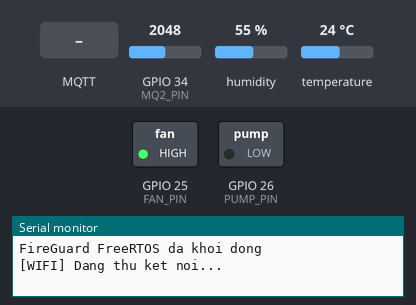
Simulated run of this sketch. Board: ESP32. Shown: switched loads named in the sketch (green lamp = pin HIGH), the last lines printed to the serial monitor. The inputs (shaded band) are chosen by the test bench; at power-on: GPIO 34 (MQ2_PIN) = 2048, humidity 55 %, temperature 24 °C (analog values on the 0–4095 scale). WiFi joins after 1.5 s; servers stay silent unless stated; no MQTT or app messages arrive unless stated.

Above: at 1.2 s.
1.3 s: GPIO 34 (MQ2_PIN) set to 1741
3.5 s: GPIO 34 (MQ2_PIN) set to 1648
At 4.8 s:
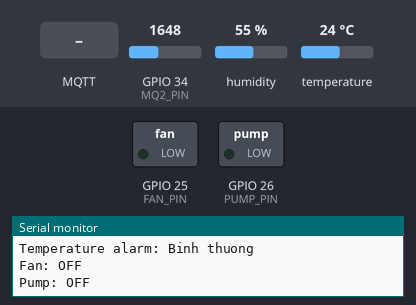
5.1 s: MQTT message "AUTO" arrives on the first subscribed topic
6.6 s: MQTT message "MANUAL" arrives on the first subscribed topic
9.5 s: MQTT message "ON" arrives on the third subscribed topic
At 10.8 s:
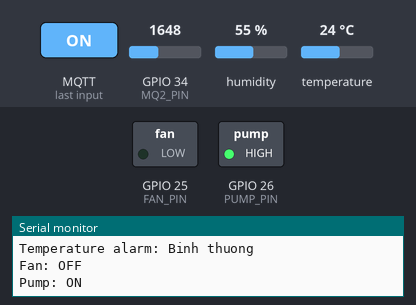
11.1 s: MQTT message "ON" arrives on the second subscribed topic
At 11.6 s:
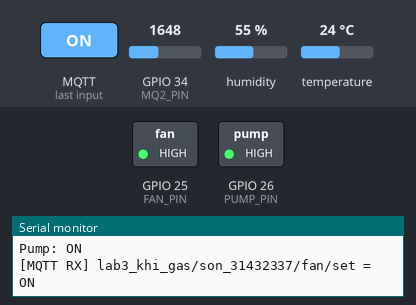
Timing chart, 0 to 13.7 s (numbered marks = the images above; inputs shaded):
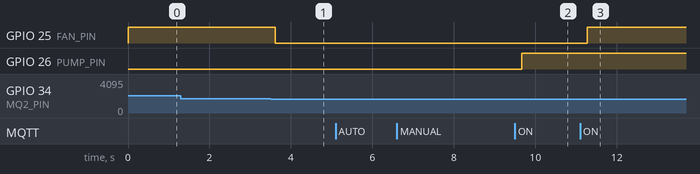

Measured:
- the behaviour switches between 1701 and 1700 on GPIO 34 (MQ2_PIN) (found by bisection; images 0 and 1)
- after the input at 3.5 s, GPIO 25 (FAN_PIN): HIGH → LOW after 0.12 s
- after the input at 9.5 s, GPIO 26 (PUMP_PIN): LOW → HIGH after 0.16 s
- after the input at 11.1 s, GPIO 25 (FAN_PIN): LOW → HIGH after 0.18 s

The sketch:

Khi_gas.ino
```cpp
#include <WiFi.h>
#include <PubSubClient.h>
#include <DHT.h>

// =====================================================
// 1. CAU HINH PHAN CUNG
// =====================================================
#define MQ2_PIN    34
#define DHT_PIN    4
#define DHT_TYPE   DHT22

#define FAN_PIN    25
#define PUMP_PIN   26

DHT dht(DHT_PIN, DHT_TYPE);

// =====================================================
// 2. WIFI
// =====================================================
const char* WIFI_SSID = "Wokwi-GUEST";
const char* WIFI_PASS = "";

// =====================================================
// 3. MQTT HIVEMQ
// =====================================================
const char* MQTT_HOST = "broker.hivemq.com";
const uint16_t MQTT_PORT = 1883;


const char* TOPIC_SENSOR = "lab3_khi_gas/son_31432337/sensor";
const char* TOPIC_STATUS = "lab3_khi_gas/son_31432337/status";
const char* TOPIC_MODE   = "lab3_khi_gas/son_31432337/mode/set";
const char* TOPIC_FAN    = "lab3_khi_gas/son_31432337/fan/set";
const char* TOPIC_PUMP   = "lab3_khi_gas/son_31432337/pump/set";

WiFiClient wifiClient;
PubSubClient mqtt(wifiClient);

// =====================================================
// 4. NGUONG CANH BAO
// =====================================================
// Cac nguong gas nay la gia tri ADC 12-bit, khong phai ppm.
const int GAS_ON  = 2000;
const int GAS_OFF = 1700;

const float TEMP_ON  = 50.0;
const float TEMP_OFF = 45.0;

// =====================================================
// 5. DU LIEU DUNG CHUNG GIUA CAC TASK
// =====================================================
struct SensorData {
  int gasADC = 0;
  float temperature = NAN;
  float humidity = NAN;
  bool sensorReady = false;
};

struct SystemData {
  int gasADC = 0;
  float temperature = NAN;
  float humidity = NAN;

  bool gasAlarm = false;
  bool tempAlarm = false;

  bool fan = false;
  bool pump = false;

  bool autoMode = true;
  bool manualFan = false;
  bool manualPump = false;

  bool sensorReady = false;
};

SystemData data;

SemaphoreHandle_t dataMutex;
QueueHandle_t dataQueue;
QueueHandle_t alertQueue;

// =====================================================
// 6. CAC BIEN THOI GIAN GUI MQTT
// =====================================================
unsigned long lastSensorPublish = 0;
unsigned long lastStatusPublish = 0;

// =====================================================
// 7. HAM DOC/CAP NHAT DU LIEU CHUNG
// =====================================================
SystemData getDataSnapshot() {
  SystemData copy;

  if (xSemaphoreTake(dataMutex, pdMS_TO_TICKS(50)) == pdTRUE) {
    copy = data;
    xSemaphoreGive(dataMutex);
  }

  return copy;
}

// =====================================================
// 8. TASK DOC CAM BIEN
// =====================================================
void sensorTask(void* parameter) {
  unsigned long lastDHTRead = 0;

  for (;;) {
    SensorData sample;
    sample.gasADC = analogRead(MQ2_PIN);
    bool printSample = false;

    // DHT22 chi doc moi 2 giay; giu lai mau hop le gan nhat neu doc loi
    if (millis() - lastDHTRead >= 2000) {
      lastDHTRead = millis();
      printSample = true;

      float t = dht.readTemperature();
      float h = dht.readHumidity();

      if (!isnan(t) && !isnan(h)) {
        if (xSemaphoreTake(dataMutex, pdMS_TO_TICKS(50)) == pdTRUE) {
          data.temperature = t;
          data.humidity = h;
          data.sensorReady = true;
          xSemaphoreGive(dataMutex);
        }
      } else {
        Serial.println("[SENSOR] Loi doc DHT22");
      }
    }

    if (xSemaphoreTake(dataMutex, pdMS_TO_TICKS(50)) == pdTRUE) {
      data.gasADC = sample.gasADC;
      sample.temperature = data.temperature;
      sample.humidity = data.humidity;
      sample.sensorReady = data.sensorReady;
      xSemaphoreGive(dataMutex);
    }

    // Hai queue luon nhan cung mot mau; do dai 1 giu lai mau moi nhat.
    xQueueOverwrite(dataQueue, &sample);
    xQueueOverwrite(alertQueue, &sample);

    if (printSample) {
      SystemData state = getDataSnapshot();
      Serial.println("\n========== FIRE GUARD ==========");
      Serial.print("Gas ADC: ");
      Serial.println(sample.gasADC);
      Serial.print("Nhiet do: ");
      if (sample.sensorReady) {
        Serial.print(sample.temperature);
        Serial.println(" C");
      } else {
        Serial.println("Loi doc DHT22");
      }
      Serial.print("Mode: ");
      Serial.println(state.autoMode ? "AUTO" : "MANUAL");
      Serial.print("Gas alarm: ");
      Serial.println(state.gasAlarm ? "CANH BAO" : "Binh thuong");
      Serial.print("Temperature alarm: ");
      Serial.println(state.tempAlarm ? "CANH BAO" : "Binh thuong");
      Serial.print("Fan: ");
      Serial.println(state.fan ? "ON" : "OFF");
      Serial.print("Pump: ");
      Serial.println(state.pump ? "ON" : "OFF");
    }

    vTaskDelay(pdMS_TO_TICKS(200));
  }
}

// =====================================================
// 9. TASK XU LY CANH BAO VA DIEU KHIEN GPIO
// =====================================================
void alarmTask(void* parameter) {
  bool gasAlarm = false;
  bool tempAlarm = false;

  for (;;) {
    SensorData sample;
    if (xQueueReceive(alertQueue, &sample, portMAX_DELAY) != pdTRUE) {
      continue;
    }

    SystemData s = getDataSnapshot();

    // MQ-2: co hysteresis de tranh bat/tat lien tuc
    if (!gasAlarm && sample.gasADC >= GAS_ON) {
      gasAlarm = true;
    } else if (gasAlarm && sample.gasADC <= GAS_OFF) {
      gasAlarm = false;
    }

    // Nhiet do: chi danh gia khi co mau DHT hop le
    if (sample.sensorReady && !tempAlarm &&
        sample.temperature >= TEMP_ON) {
      tempAlarm = true;
    } else if (sample.sensorReady && tempAlarm &&
               sample.temperature <= TEMP_OFF) {
      tempAlarm = false;
    }

    // Canh bao tai cho duoc uu tien cao hon lenh MANUAL
    bool fanState =
        gasAlarm || (!s.autoMode && s.manualFan);

    bool pumpState =
        tempAlarm || (!s.autoMode && s.manualPump);

    // Dieu khien ngo ra
    digitalWrite(FAN_PIN, fanState ? HIGH : LOW);
    digitalWrite(PUMP_PIN, pumpState ? HIGH : LOW);

    // Cap nhat trang thai dung chung
    if (xSemaphoreTake(dataMutex, pdMS_TO_TICKS(50))
        == pdTRUE) {
      data.gasAlarm = gasAlarm;
      data.tempAlarm = tempAlarm;
      data.fan = fanState;
      data.pump = pumpState;
      xSemaphoreGive(dataMutex);
    }

    vTaskDelay(pdMS_TO_TICKS(100));
  }
}

// =====================================================
// 10. MQTT CALLBACK: NHAN LENH TU WEB
// =====================================================
void mqttCallback(char* topic, byte* payload,
                  unsigned int length) {
  char message[32];

  unsigned int n = length;
  if (n >= sizeof(message)) n = sizeof(message) - 1;

  memcpy(message, payload, n);
  message[n] = '\0';

  // Loai bo ky tu xuong dong neu co
  String cmd = String(message);
  cmd.trim();
  cmd.toUpperCase();

  if (xSemaphoreTake(dataMutex, pdMS_TO_TICKS(50))
      != pdTRUE) {
    return;
  }

  if (strcmp(topic, TOPIC_MODE) == 0) {
    if (cmd == "AUTO") {
      data.autoMode = true;
    } else if (cmd == "MANUAL") {
      data.autoMode = false;
    }
  }

  else if (strcmp(topic, TOPIC_FAN) == 0) {
    if (cmd == "ON") {
      data.manualFan = true;
    } else if (cmd == "OFF") {
      data.manualFan = false;
    }
  }

  else if (strcmp(topic, TOPIC_PUMP) == 0) {
    if (cmd == "ON") {
      data.manualPump = true;
    } else if (cmd == "OFF") {
      data.manualPump = false;
    }
  }

  xSemaphoreGive(dataMutex);

  Serial.printf("[MQTT RX] %s = %s\n", topic, message);
}

// =====================================================
// 11. KET NOI LAI WIFI KHONG CHO VO HAN
// =====================================================
unsigned long lastWiFiAttempt = 0;
bool wifiAttempted = false;

void maintainWiFi() {
  if (WiFi.status() == WL_CONNECTED) {
    return;
  }

  if (!wifiAttempted || millis() - lastWiFiAttempt >= 10000) {
    lastWiFiAttempt = millis();
    wifiAttempted = true;

    Serial.println("[WIFI] Dang thu ket noi...");
    WiFi.begin(WIFI_SSID, WIFI_PASS);
  }
}

// =====================================================
// 12. KET NOI LAI MQTT
// =====================================================
unsigned long lastMQTTAttempt = 0;

void maintainMQTT() {
  if (WiFi.status() != WL_CONNECTED) {
    return;
  }

  if (mqtt.connected()) {
    mqtt.loop();
    return;
  }

  if (millis() - lastMQTTAttempt < 5000) {
    return;
  }

  lastMQTTAttempt = millis();

  Serial.println("[MQTT] Dang thu ket noi...");

  // Client ID phai khac nhau neu co nhieu ESP32
  String clientId = "FireGuard_ESP32_";
  clientId += String((uint32_t)ESP.getEfuseMac(), HEX);

  if (mqtt.connect(clientId.c_str())) {
    Serial.println("[MQTT] Da ket noi");

    mqtt.subscribe(TOPIC_MODE);
    mqtt.subscribe(TOPIC_FAN);
    mqtt.subscribe(TOPIC_PUMP);
  } else {
    Serial.printf("[MQTT] Loi ket noi, state=%d\n",
                  mqtt.state());
  }
}

// =====================================================
// 13. GUI DU LIEU CAM BIEN
// =====================================================
void publishSensor(const SensorData& s) {
  char payload[128];

  if (s.sensorReady) {
    snprintf(payload, sizeof(payload),
      "{\"gas_adc\":%d,\"temperature\":%.2f,"
      "\"humidity\":%.2f}",
      s.gasADC, s.temperature, s.humidity);
  } else {
    snprintf(payload, sizeof(payload),
      "{\"gas_adc\":%d,\"temperature\":null,"
      "\"humidity\":null}",
      s.gasADC);
  }

  if (!mqtt.publish(TOPIC_SENSOR, payload)) {
    Serial.println("[MQTT] Gui du lieu cam bien that bai");
  }
}

// =====================================================
// 14. GUI TRANG THAI HE THONG
// =====================================================
void publishStatus(const SystemData& s) {
  char payload[160];

  snprintf(payload, sizeof(payload),
    "{\"fan\":%s,\"pump\":%s,\"mode\":\"%s\","
    "\"gas_alarm\":%s,\"temp_alarm\":%s}",
    s.fan ? "true" : "false",
    s.pump ? "true" : "false",
    s.autoMode ? "AUTO" : "MANUAL",
    s.gasAlarm ? "true" : "false",
    s.tempAlarm ? "true" : "false");

  mqtt.publish(TOPIC_STATUS, payload);
}

// =====================================================
// 15. TASK MANG: WIFI + MQTT + GUI DU LIEU
// =====================================================
void networkTask(void* parameter) {
  SensorData latestSample;
  bool hasSensorSample = false;

  for (;;) {
    maintainWiFi();

    if (WiFi.status() == WL_CONNECTED) {
      maintainMQTT();

      if (mqtt.connected()) {
        SensorData queuedSample;
        while (xQueueReceive(dataQueue, &queuedSample, 0) == pdTRUE) {
          latestSample = queuedSample;
          hasSensorSample = true;
        }

        unsigned long now = millis();
        SystemData s = getDataSnapshot();

        if (hasSensorSample && now - lastSensorPublish >= 2000) {
          lastSensorPublish = now;
          publishSensor(latestSample);
        }

        if (now - lastStatusPublish >= 1000) {
          lastStatusPublish = now;
          publishStatus(s);
        }
      }
    }

    // Khong de task mang chiem CPU lien tuc
    vTaskDelay(pdMS_TO_TICKS(20));
  }
}

// =====================================================
// 16. SETUP
// =====================================================
void setup() {
  Serial.begin(115200);

  pinMode(MQ2_PIN, INPUT);
  pinMode(FAN_PIN, OUTPUT);
  pinMode(PUMP_PIN, OUTPUT);

  digitalWrite(FAN_PIN, LOW);
  digitalWrite(PUMP_PIN, LOW);

  analogReadResolution(12);

  dht.begin();

  dataMutex = xSemaphoreCreateMutex();

  if (dataMutex == nullptr) {
    Serial.println("Khong tao duoc Mutex!");
    while (true) {
      digitalWrite(FAN_PIN, LOW);
      digitalWrite(PUMP_PIN, LOW);
      delay(1000);
    }
  }

  dataQueue = xQueueCreate(1, sizeof(SensorData));
  alertQueue = xQueueCreate(1, sizeof(SensorData));

  if (dataQueue == nullptr || alertQueue == nullptr) {
    Serial.println("Khong tao duoc queue!");
    while (true) {
      digitalWrite(FAN_PIN, LOW);
      digitalWrite(PUMP_PIN, LOW);
      delay(1000);
    }
  }

  mqtt.setServer(MQTT_HOST, MQTT_PORT);
  mqtt.setCallback(mqttCallback);

  // Gioi han thoi gian cho doc phan hoi MQTT
  mqtt.setSocketTimeout(1);
  mqtt.setKeepAlive(15);

  WiFi.mode(WIFI_STA);
  WiFi.setAutoReconnect(true);

  // Tao task. Stack tinh theo byte tren ESP32 Arduino.
  bool tasksCreated =
    xTaskCreatePinnedToCore(
    sensorTask, "SensorTask",
    4096, nullptr, 2, nullptr, 1
  ) == pdPASS;

  tasksCreated = tasksCreated && xTaskCreatePinnedToCore(
    alarmTask, "AlarmTask",
    4096, nullptr, 3, nullptr, 1
  ) == pdPASS;

  tasksCreated = tasksCreated && xTaskCreatePinnedToCore(
    networkTask, "NetworkTask",
    6144, nullptr, 1, nullptr, 0
  ) == pdPASS;

  if (!tasksCreated) {
    Serial.println("Khong tao duoc task!");
    digitalWrite(FAN_PIN, LOW);
    digitalWrite(PUMP_PIN, LOW);
    while (true) {
      delay(1000);
    }
  }

  Serial.println("FireGuard FreeRTOS da khoi dong");
}

// =====================================================
// 17. LOOP KHONG CON XU LY CHINH
// =====================================================
void loop() {
  // Cac cong viec chinh da duoc tach thanh FreeRTOS task
  vTaskDelay(pdMS_TO_TICKS(1000));
}
```
